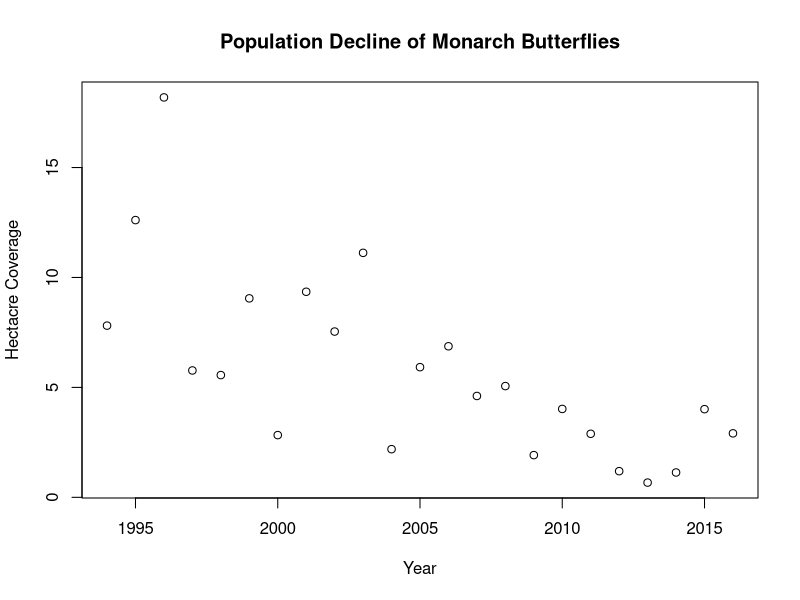
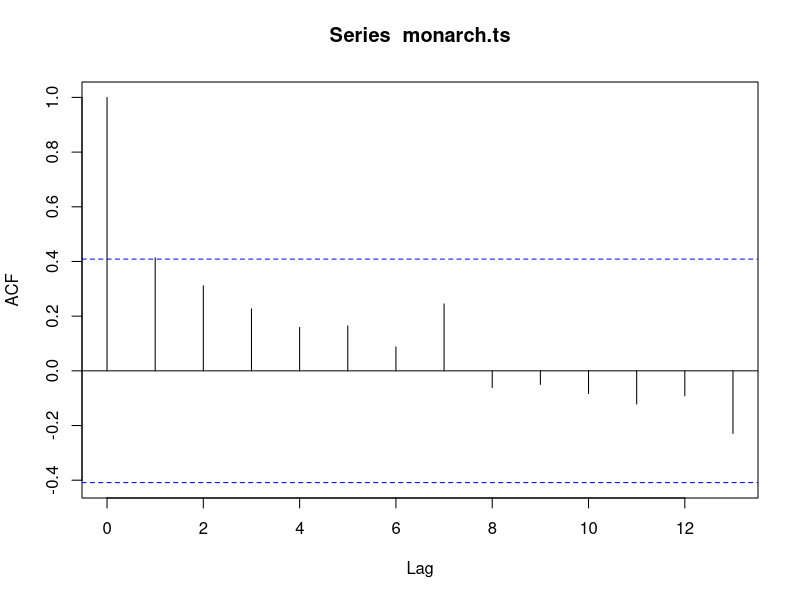

Here is the R script that generated these plots, in order: (Note: this script raises an error after producing the figures.)
## ---- chunk 1
library(tidyverse)
library(here)
monarch <- read_csv(here("data", "monarch.csv"))
monarch
plot(monarch$Year, monarch$Acres, main = "Population Decline of Monarch Butterflies", xlab = "Year", ylab = "Hectacre Coverage")
## ---- chunk 2
monarch.ts <- as.ts(monarch$Acres)
acf(monarch.ts)
#decompose(monarch.ts)
## ---- chunk 3
pop.decline <- function(df, ntimes){
  fit.poi <- glm(df$Population ~ df$Year, data = df, family = "poisson")
  fit.nb <- glm.nb(df$Population ~ df$Year, data = df)
  #find way to select based on min aic
  n <- length(df$Population)
  X <- cbind(rep(1, n), df$Year)
  b <- coef(fit.nb)
  y.hat <- exp(X %*% b)
  
  coefs <- matrix(ncol = 3, data = rep(0, ntimes*3))
  y.rep <- matrix(ncol = ntimes, data = rpois(n*ntimes, y.hat))
  for (i in 1: ntimes){
    coefs[i, 1] <- summary(lm(y.rep[,i] ~ df$Year))$coefficients[1]
    coefs[i, 2] <- summary(lm(y.rep[,i] ~ df$Year))$coefficients[2]
    coefs[i, 3] <- summary(lm(y.rep[,i] ~ df$Year))$coefficients[3]
  }

  
  new.fit <- colMeans(coefs)[1] + colMeans(coefs)[2]*seq(max(df$Year), max(df$Year) + 50 , 1) + colMeans(coefs)[3]*I(seq(max(df$Year), max(df$Year) + 50 , 1))^2
return(list(colMeans(coefs)))
#yr.extinct <- -colMeans(coefs)[1]/colMeans(coefs)[2]
#return(list(yr.extinct, colMeans(coefs)))
}

pop.decline(df = monarch, ntimes = 100)

ggplot(data = monarch, aes(x = Year, y = Population)) +
  geom_line() +
  geom_smooth (aaa) +
  #geom_smooth(method='glm',formula=y~x, family = "poisson") +
  labs(x = "Year", y = "Population")
## ---- chunk 4
library(MASS)

